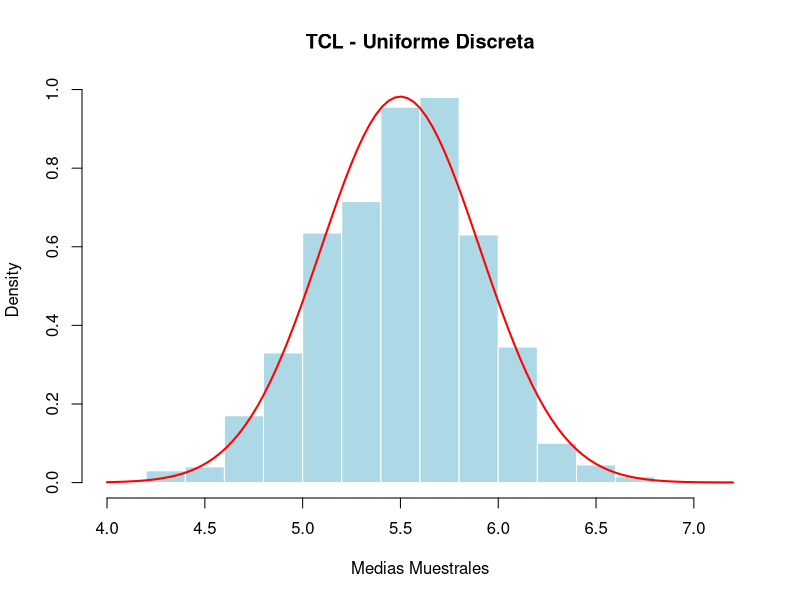
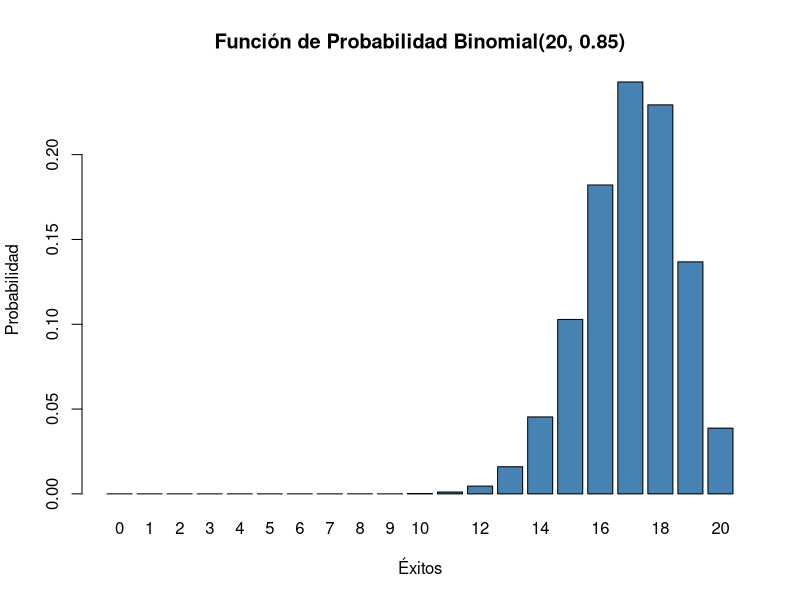
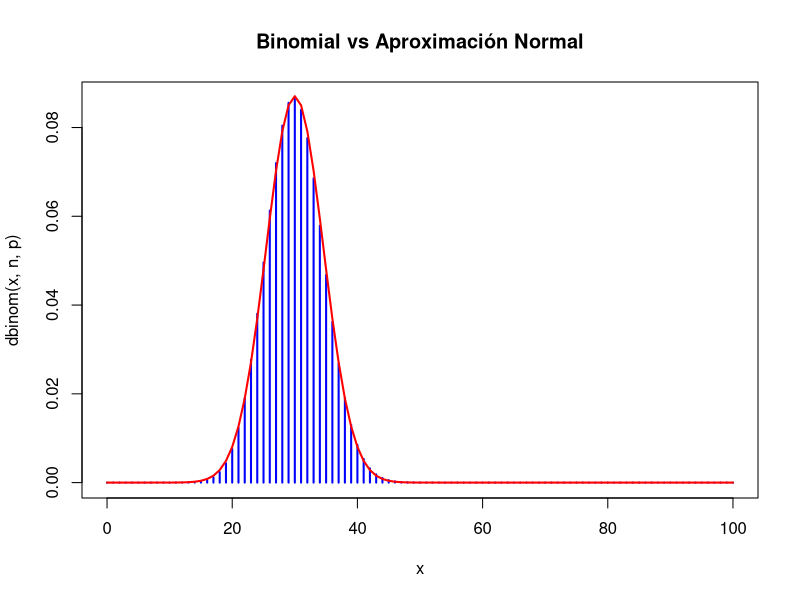
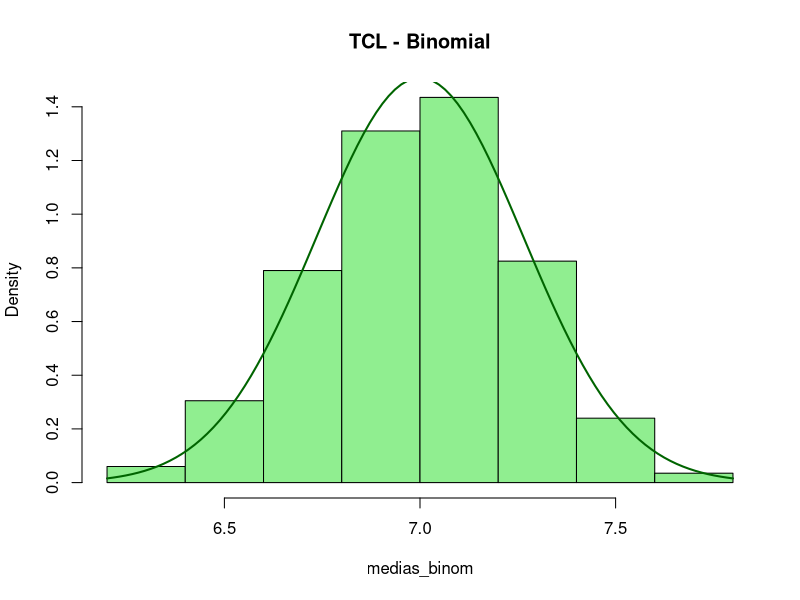
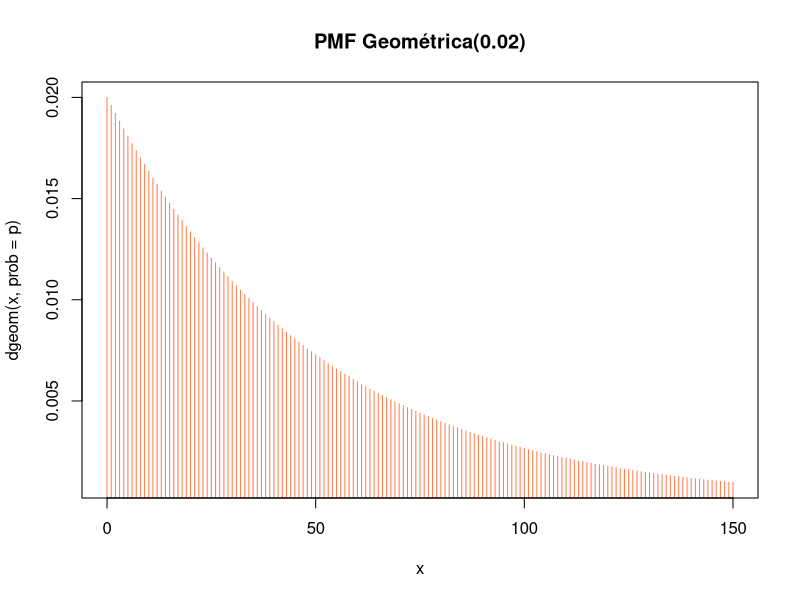
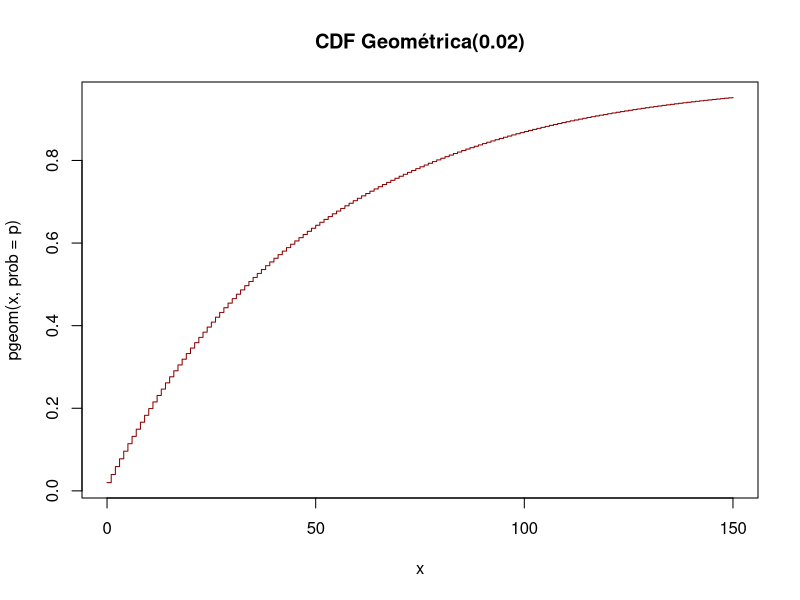
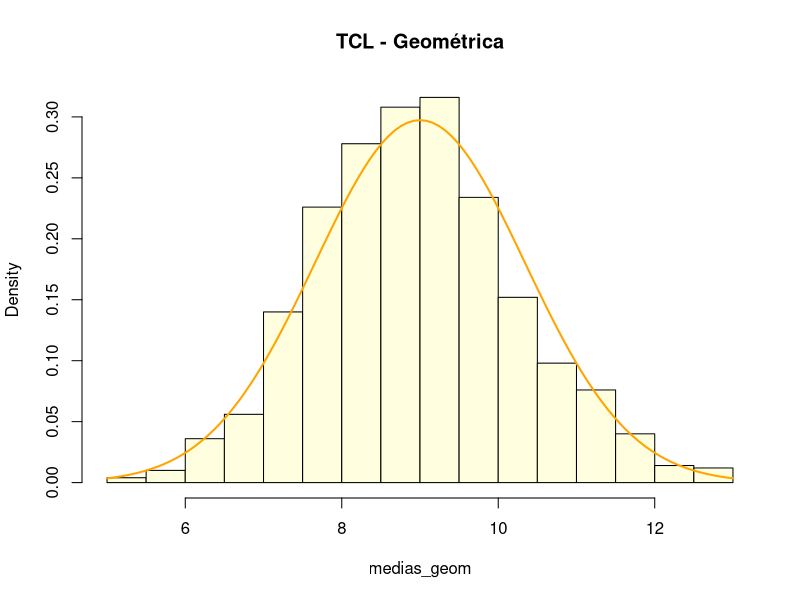
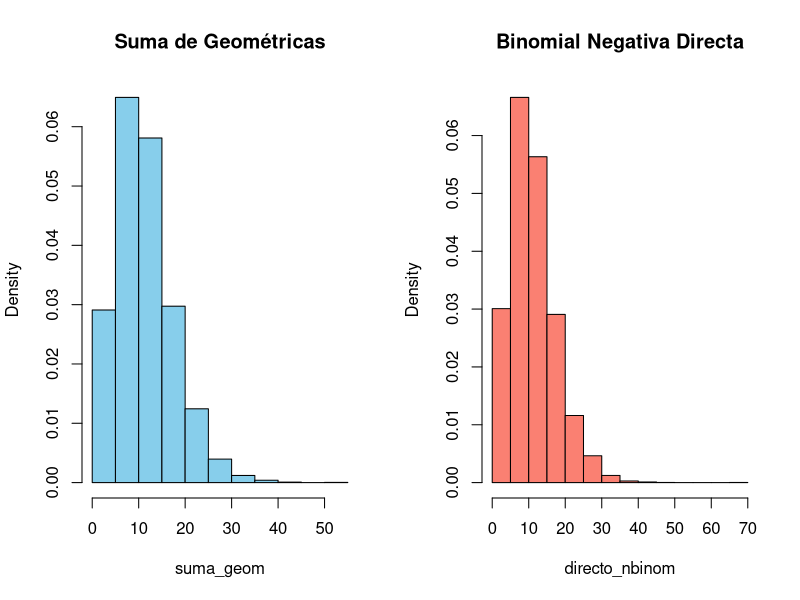

Generate these figures, in order, with R:
## ---- chunk 1
set.seed(123)
n_obs <- 500
valores <- 0:4

# Simulación
muestra_unif <- sample(valores, size = n_obs, replace = TRUE)

# Frecuencias observadas vs teóricas (0.2 * 500 = 100)
tabla_frec <- table(muestra_unif)
tabla_comparativa <- data.frame(
  Valor = valores,
  Frec_Observada = as.numeric(tabla_frec),
  Frec_Teorica = n_obs / length(valores),
  Prob_Observada = as.numeric(tabla_frec) / n_obs,
  Prob_Teorica = 1 / length(valores)
)
print(tabla_comparativa)
## ---- chunk 2
set.seed(123)
k <- 1000
n <- 50
valores_10 <- 1:10

# Medias teóricas
mu_teorica <- mean(valores_10) # 5.5
var_teorica <- sum((valores_10 - mu_teorica)^2) / length(valores_10) # 8.25
se_teorica <- sqrt(var_teorica / n)

# Generación de medias muestrales
medias_unif <- replicate(k, mean(sample(valores_10, size = n, replace = TRUE)))

# Histograma para verificar normalidad
hist(medias_unif, probability = TRUE, main = "TCL - Uniforme Discreta", 
     xlab = "Medias Muestrales", col = "lightblue", border = "white")
curve(dnorm(x, mean = mu_teorica, sd = se_teorica), add = TRUE, col = "red", lwd = 2)
## ---- chunk 3
n <- 20
p <- 0.85

# a. Gráfica de la función de probabilidad
x_vals <- 0:20
prob_x <- dbinom(x_vals, size = n, prob = p)
barplot(prob_x, names.arg = x_vals, col = "steelblue", 
        main = "Función de Probabilidad Binomial(20, 0.85)", xlab = "Éxitos", ylab = "Probabilidad")

# b. Esperanza, Varianza y Desviación Estándar
esp_bin <- n * p
var_bin <- n * p * (1 - p)
sd_bin  <- sqrt(var_bin)
cat("Esperanza:", esp_bin, "\nVarianza:", var_bin, "\nDesv. Estándar:", sd_bin, "\n")

# c. Simulación con 1000 experimentos
set.seed(123)
sim_bin <- rbinom(1000, size = n, prob = p)
cat("Media simulada:", mean(sim_bin), "\nVarianza simulada:", var(sim_bin), "\n")
## ---- chunk 4
set.seed(123)
n <- 10; m <- 15; p <- 0.4
N <- 10000

X <- rbinom(N, size = n, prob = p)
Y <- rbinom(N, size = m, prob = p)
Suma_XY <- X + Y

Z_directa <- rbinom(N, size = n + m, prob = p)

# Comparación de medias y varianzas
mean(Suma_XY); mean(Z_directa)
var(Suma_XY); var(Z_directa)
## ---- chunk 5
n <- 100; p <- 0.3
mu <- n * p
sigma <- sqrt(n * p * (1 - p))

# Verificación de condiciones: np >= 5 y n(1-p) >= 5
cat("np =", n*p, ">= 5 | n(1-p) =", n*(1-p), ">= 5\n")

# Comparación gráfica
x <- 0:100
plot(x, dbinom(x, n, p), type = "h", col = "blue", lwd = 2, main = "Binomial vs Aproximación Normal")
curve(dnorm(x, mean = mu, sd = sigma), add = TRUE, col = "red", lwd = 2)
## ---- chunk 6
set.seed(123)
k <- 1000; n_muestra <- 30
size_b <- 10; prob_b <- 0.7

medias_binom <- replicate(k, mean(rbinom(n_muestra, size = size_b, prob = prob_b)))

hist(medias_binom, probability = TRUE, col = "lightgreen", main = "TCL - Binomial")
curve(dnorm(x, mean = size_b * prob_b, sd = sqrt(size_b * prob_b * (1 - prob_b) / n_muestra)), 
      add = TRUE, col = "darkgreen", lwd = 2)
## ---- chunk 7
p <- 0.02

# a. Gráficas de PMF y CDF
x <- 0:150 # Número de fracasos antes del primer éxito
plot(x, dgeom(x, prob = p), type = "h", col = "coral", main = "PMF Geométrica(0.02)")
plot(x, pgeom(x, prob = p), type = "s", col = "darkred", main = "CDF Geométrica(0.02)")

# b. Esperanza, Varianza y Desviación Estándar
esp_geom <- (1 - p) / p
var_geom <- (1 - p) / (p^2)
sd_geom  <- sqrt(var_geom)

# c. Simulación de 10,000 ensayos
set.seed(123)
sim_geom <- rgeom(10000, prob = p)
cat("Media Teor:", esp_geom, "| Media Sim:", mean(sim_geom), "\n")

# d. Falta de memoria: P(X >= s + t | X >= s) = P(X >= t)
s <- 10; t <- 5
p_condicional <- mean(sim_geom[sim_geom >= s] >= s + t)
p_teorica     <- mean(sim_geom >= t)
cat("P(X >= 15 | X >= 10):", p_condicional, "| P(X >= 5):", p_teorica, "\n")
## ---- chunk 8
set.seed(123)
p <- 0.1
medias_geom <- replicate(1000, mean(rgeom(50, prob = p)))

hist(medias_geom, probability = TRUE, col = "lightyellow", main = "TCL - Geométrica")
curve(dnorm(x, mean = (1-p)/p, sd = sqrt((1-p)/(p^2 * 50))), add = TRUE, col = "orange", lwd = 2)
## ---- chunk 9
compara_geom_nbinom <- function(r, p, n_sim = 10000) {
  # Suma de r geométricas independientes
  mat_geom <- matrix(rgeom(r * n_sim, prob = p), nrow = n_sim, ncol = r)
  suma_geom <- rowSums(mat_geom)
  
  # Binomial Negativa directa
  directo_nbinom <- rnbinom(n_sim, size = r, prob = p)
  
  # Gráfico comparativo
  par(mfrow = c(1, 2))
  hist(suma_geom, main = "Suma de Geométricas", col = "skyblue", probability = TRUE)
  hist(directo_nbinom, main = "Binomial Negativa Directa", col = "salmon", probability = TRUE)
  par(mfrow = c(1, 1))
}

# Prueba de la función
compara_geom_nbinom(r = 5, p = 0.3)
## ---- chunk 10
set.seed(123)
r <- 4; p <- 0.4
mu_bn <- r * (1 - p) / p
var_bn <- r * (1 - p) / (p^2)

medias_bn <- replicate(1000, mean(rnbinom(50, size = r, prob = p)))

hist(medias_bn, probability = TRUE, col = "plum", main = "TCL - Binomial Negativa")
curve(dnorm(x, mean = mu_bn, sd = sqrt(var_bn / 50)), add = TRUE, col = "purple", lwd = 2)
## ---- chunk 11
set.seed(123)
lambda <- 7
medias_poisson <- replicate(1000, mean(rpois(50, lambda = lambda)))

hist(medias_poisson, probability = TRUE, col = "thistle", main = "TCL - Poisson(7)")
curve(dnorm(x, mean = lambda, sd = sqrt(lambda / 50)), add = TRUE, col = "darkmagenta", lwd = 2)
## ---- chunk 12
set.seed(123)
N <- 10000

# a. Generar muestras y sumar
X1 <- rpois(N, lambda = 3.5)
X2 <- rpois(N, lambda = 2.8)
Suma_P <- X1 + X2

# b. Comparar estadísticas con Poisson(6.3)
P_directa <- rpois(N, lambda = 6.3)
cat("Suma X1+X2 -> Media:", mean(Suma_P), "| Var:", var(Suma_P), "\n")
cat("Directa 6.3 -> Media:", mean(P_directa), "| Var:", var(P_directa), "\n")

# c. Extensión a 4 variables Poisson independientes
X3 <- rpois(N, lambda = 1.2)
X4 <- rpois(N, lambda = 2.0)
Suma_4 <- X1 + X2 + X3 + X4 # Lambda total = 3.5 + 2.8 + 1.2 + 2.0 = 9.5
cat("Suma 4 variables -> Media:", mean(Suma_4), "| Var:", var(Suma_4), "\n")
## ---- chunk 13
lambda <- 8

# a. Inventario = 12 unidades. Probabilidad de quedarse sin existencias (P(X > 12))
p_agotado_12 <- ppois(12, lambda = lambda, lower.tail = FALSE)
cat("a. P(Quedarse sin stock con 12 unidades):", round(p_agotado_12, 4), "\n")

# b. Unidades para que P(X > k) < 0.05  <=>  P(X <= k) >= 0.95
k_opt_5pct <- qpois(0.95, lambda = lambda)
cat("b. Unidades necesarias para < 5% prob de agotarse:", k_opt_5pct, "\n")

# c. Función de costo esperado diario para un nivel de inventario S
costo_esperado <- function(S, lambda = 8, c_mant = 2, c_falt = 15, c_adq = 10) {
  x <- 0:50 # Rango amplio de demanda
  p_x <- dpois(x, lambda = lambda)
  
  unid_no_vendidas <- pmax(0, S - x)
  ventas_perdidas  <- pmax(0, x - S)
  
  costo_diario <- (c_adq * S) + (c_mant * unid_no_vendidas) + (c_falt * ventas_perdidas)
  return(sum(costo_diario * p_x))
}

cat("c. Costo esperado con inventario S = 12:", costo_esperado(12), "\n")

# d. Nivel óptimo de inventario que minimiza el costo total
inventarios <- 1:25
costos <- sapply(inventarios, costo_esperado)
s_optimo <- inventarios[which.min(costos)]

cat("d. Nivel óptimo de inventario:", s_optimo, "con un costo esperado de:", min(costos), "\n")

# Gráfica de optimización de costo
plot(inventarios, costos, type = "b", pch = 19, col = "navy",
     main = "Optimización de Inventario", xlab = "Nivel de Inventario (S)", ylab = "Costo Esperado ($)")
abline(v = s_optimo, col = "red", lty = 2)
